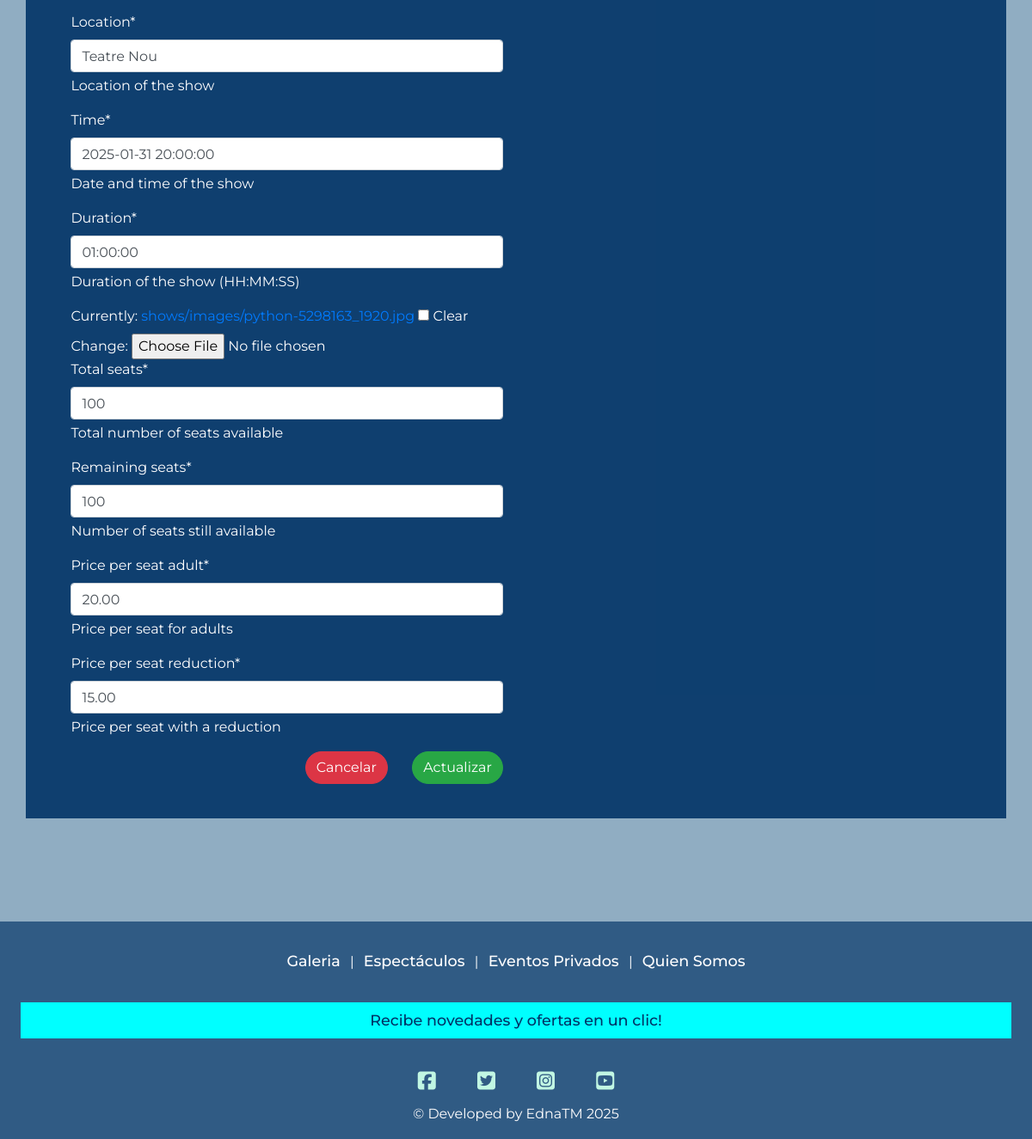
The app's page /shows/1/edit/ (signed in, lower part), older data.
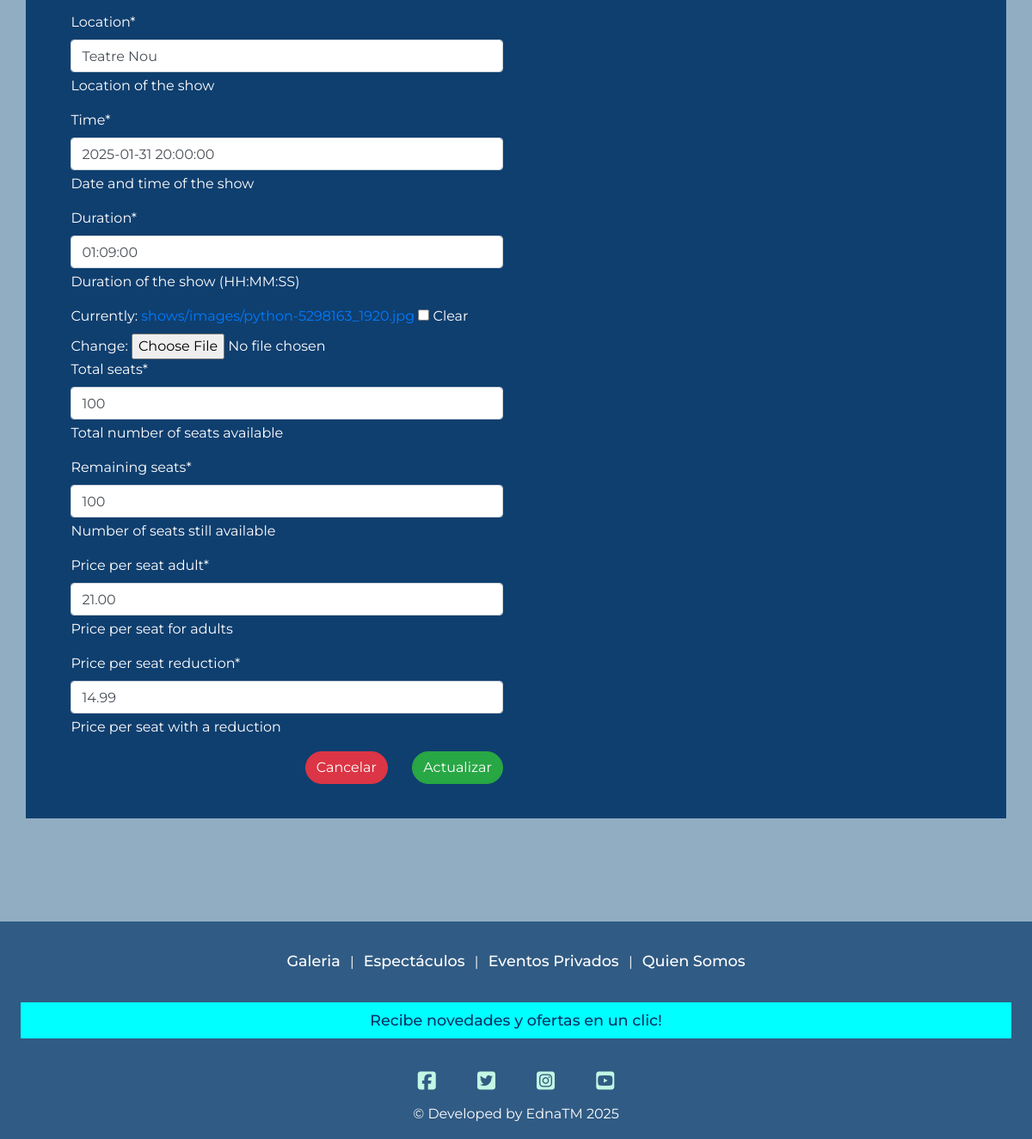
The same page, newer data.
### shows/models.py (models this page shows, shortened)
class Show(models.Model):
    id = models.IntegerField(primary_key=True, unique=True, editable=False)
    name = models.CharField(max_length=200, help_text="Name of the show")
    description = models.TextField(blank=True, null=True)
    location = models.CharField(max_length=200, help_text="Location of the show")
    time = models.DateTimeField(help_text="Date and time of the show")
    duration = models.DurationField(help_text="Duration of the show (HH:MM:SS)")
    image = models.ImageField(upload_to='shows/images/', help_text="Image representing the show", blank=True, null=True)
    total_seats = models.PositiveIntegerField(help_text="Total number of seats available")
    remaining_seats = models.PositiveIntegerField(help_text="Number of seats still available")
    price_per_seat_adult = models.DecimalField(
        max_digits=5,
        decimal_places=2,
        default=Decimal('20.00'),
        help_text="Price per seat for adults",
    )
    price_per_seat_reduction = models.DecimalField(
        max_digits=5,
        decimal_places=2,
        default=Decimal('15.00'),
        help_text="Price per seat with a reduction"
    )

### shows/views.py (the view)
# urls.py: path('<int:show_id>/edit/', views.edit_show, name='edit_show'),
@login_required
def edit_show(request, show_id):
    show = get_object_or_404(Show, id=show_id)
    if request.method == 'POST':
        form = ShowForm(request.POST, request.FILES, instance=show)
        if form.is_valid():
            form.save()
            messages.success(request, f"The show '{show.name}' has been updated successfully!")
            return redirect('shows:show_details', show_id=show.id)
        else:
            messages.error(request, "Failed to update the show. Please correct the errors below.")
    else:
        form = ShowForm(instance=show)
    return render(request, 'shows/edit_show.html', {'form': form, 'show': show})

### shows/forms.py
class ShowForm(forms.ModelForm):
    class Meta:
        model = Show
        fields = [
            'name', 'description', 'location', 'time', 'duration', 'image',
            'total_seats', 'remaining_seats', 'price_per_seat_adult', 'price_per_seat_reduction'
        ]

### shows/templates/shows/edit_show.html (shortened to what this page needs)
{% extends "base.html" %}
{% load static %}
{% block content %}
    <div id="bag" class="container">
        <div class="row">
            <div class="col-12 col-md-6">
                <form method="POST" action="{% url 'shows:edit_show' show.id %}" class="form mb-2" enctype="multipart/form-data">
                    {% for field in form %}
                        {% if field.name != 'image' %}
                            {{ field | as_crispy_field }}
                        {% else %}
                            {{ field }}
                        {% endif %}
                    {% endfor %}
                    <div class="text-right">
                        <a class="btn btn-danger rounded-pill mr-4" href="{% url 'shows:show_list' %}" aria-label="cancel the update and return to list of shows">Cancelar</a>
                        <button class="btn btn-success rounded-pill" type="submit">Actualizar</button>
                    </div>
                </form>
            </div>
        </div>
    </div>
{% endblock %}

Row changes from the older to the newer data that the page shows:
changed Show "Teatre Nou": duration "01:00:00" → "01:09:00"; price_per_seat_adult "20.00" → "21.00"; price_per_seat_reduction "15.00" → "14.99"
